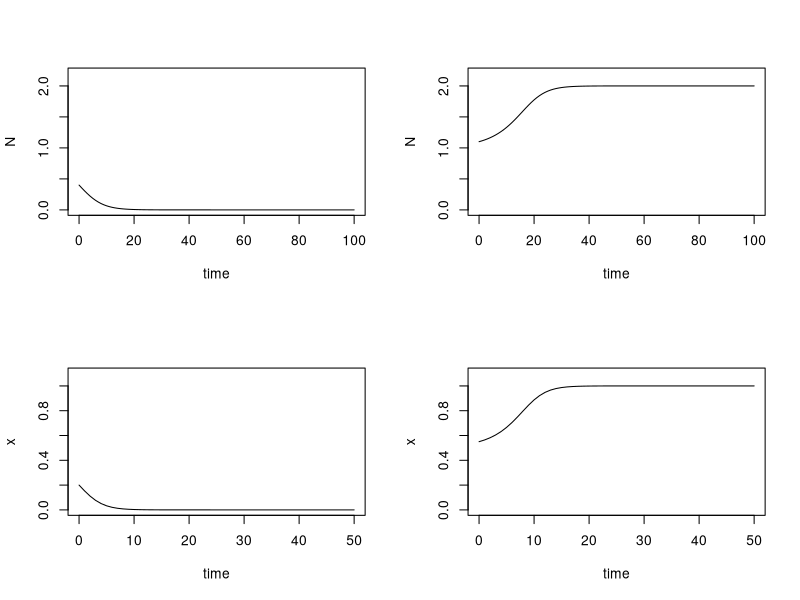

The R script that drew this image:
#################################################################
######### Theoretical Ecology - Problem set  ####################
#################################################################

rm(list = ls())
library(deSolve)
#####################################
model <- function(t, x, params) {
  N <- x[1]
  
  with(as.list(parameters), {
    dN <- r * N * (1 - N / K) * (N / K - A / K)
    list(dN)
  })
}

T <- 100
t <- seq(0, T, by = 1)
parameters  <- c(r = 0.5, K = 2, A = 1)

# quartz(width = 8, height = 8)
par(mfrow = c(2, 2))

xstart <- c(N = 0.4)
out <- as.data.frame(ode(xstart, t, model, parameters))
plot(N ~ time,
     data = out,
     type = 'l',
     ylim = c(0, 2.2))

xstart <- c(N = 1.1)
out <- as.data.frame(ode(xstart, t, model, parameters))
plot(N ~ time,
     data = out,
     type = 'l',
     ylim = c(0, 2.2))

#####################################
model2 <- function(t, X, params) {
  x <- X[1]
  
  with(as.list(parameters), {
    dx <- x * (1 - x) * (x - b)
    list(dx)
  })
}

Tau <- 100 * 0.5 # r=0.5
t <- seq(0, Tau, by = 1)
parameters  <- c(b = 0.5) # A/K = 0.5

xstart <- c(x = 0.2)
out <- as.data.frame(ode(xstart, t, model2, parameters))
plot(x ~ time,
     data = out,
     type = 'l',
     ylim = c(0, 1.1))

xstart <- c(x = 0.55)
out <- as.data.frame(ode(xstart, t, model2, parameters))
plot(x ~ time,
     data = out,
     type = 'l',
     ylim = c(0, 1.1))

#################################################################
#################################################################
#################################################################
